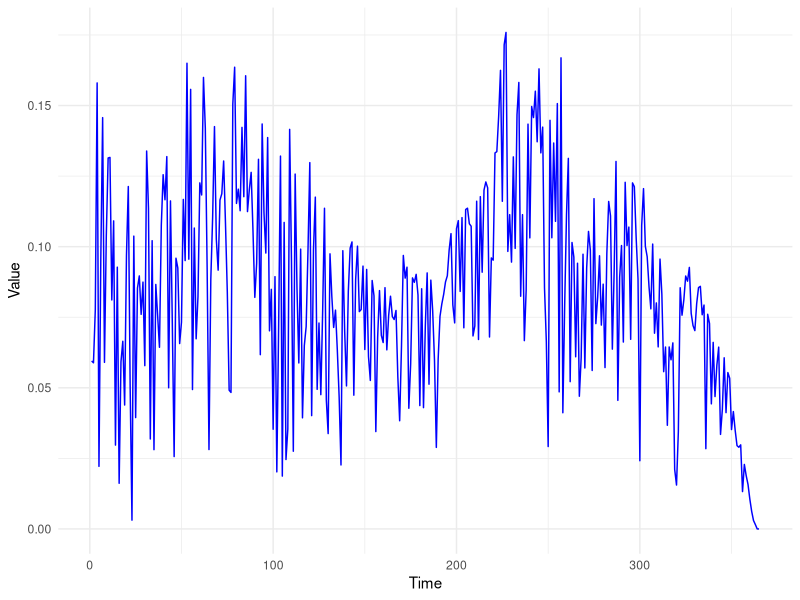

Recreate this plot in R.
library(ggplot2)
library(matrixStats)

set.seed(135)

# load climate data
Temp = c(rnorm(50, 15, 5), rnorm(90, 20, 5), rnorm(90, 25, 5),
         rnorm(90, 20, 5), rnorm(45, 25, 5)) # example data
ts = 1:length(Temp)

VectorCompetence_hv = 0.52
VectorCompetence_vh = 0.77
BloodIndex = 0.56
BitesPerCycle = 1
      
#### Vector control
Coverage = 0
Usage = 0
BiteReduction = 0
RelativePreKill = 0
RelativeDisarm = 0
PostKill = 0
        
if(RelativePreKill>BiteReduction){
  print('Warning: The relative rate of preprandial killing compared to
          the biting rate without the tool is larger than the reduction
          in the rate of biting with the tool. Check this is the correct 
          assumption for the tool modelled.')
}
        
#### Climate dependent rates
OviRate =  0.0002*Temp*(Temp - 3.7)*(41.9 - Temp)^0.37
OviRate[which(Temp<3.7)] = 0
MortRate =  0.0009*exp(0.16*Temp)
IncubRate =  0.017*(Temp - 12.6)
IncubRate[which(Temp<12.6)] = 0
        
ProbStopHostSeeking = 1 - exp(-(BitesPerCycle*OviRate*((
    (Coverage*(1-Usage*(BiteReduction - RelativePreKill - RelativeDisarm)) +
        (1-Coverage))*BloodIndex) + 
        (1 -BloodIndex))))

ProbAlive = function(t, tau, MortRate){
  return(exp(-sum(MortRate[t:tau])))
}

ProbInf = function(t, tau, IncubRate){
  k = 1
  scale = 1
  return(pgamma(sum(IncubRate[(t+1):tau]),
                shape = k, scale = scale/k))
}

ProbInfectiousBite_hv = function(t, BloodIndex, Coverage, Usage,
                                 BiteReduction,
                                 RelativePreKill, RelativeDisarm,
                                 VectorCompetence_hv, ProbStopHostSeeking){
  return(VectorCompetence_hv*ProbStopHostSeeking[t]*
           BloodIndex*(Coverage*(1 - Usage*BiteReduction) + (1-Coverage))/
           (BloodIndex*(Coverage*(1 - Usage*(BiteReduction - RelativePreKill - RelativeDisarm)) +(1-Coverage)) + (1 - BloodIndex)))
}

ProbInfectiousBite_vh = function(BloodIndex, Coverage, Usage,
                                 BiteReduction,
                                 RelativePreKill, RelativeDisarm, 
                                 VectorCompetence_vh,
                                 tau, IncubRate,
                                 ProbStopHostSeeking){
  return(ProbStopHostSeeking[tau]*
           (BloodIndex*((Coverage*(1 - Usage*BiteReduction)) + (1-Coverage))/
           (BloodIndex*(Coverage*(1 - Usage*(BiteReduction - RelativePreKill - RelativeDisarm)) + (1-Coverage)) + (1 - BloodIndex)))*
           VectorCompetence_vh*ProbInf(t, tau, IncubRate))
}

ProbSurviveTool = function(t, tau, RatePreKill, RatePostKill){
  k = 1
  mean = 1
  ProbPreKilled = pgamma(sum(RatePreKill[t:tau]),
                         shape = k, scale = mean/k)
  ProbPostKilled = pgamma(sum(RatePostKill[(t+1):tau]),
                          shape = k, scale = mean/k)
  return((1-ProbPreKilled)*(1-ProbPostKilled))
}

RatePreKill = data.frame(matrix(NA, nrow = 1, ncol = length(ts)))
RatePostKill = data.frame(matrix(NA, nrow = 1, ncol = length(ts)))
for(t in ts){
  RatePreKill[t] = as.numeric(ProbStopHostSeeking[t]*
                     BloodIndex*Coverage*Usage*RelativePreKill/
                     (BloodIndex*(Coverage*(1 - Usage*(BiteReduction - RelativePreKill - RelativeDisarm)) +
                       (1-Coverage)) + (1 - BloodIndex)))
}
for(t in ts){
  RatePostKill[t] = as.numeric(ProbStopHostSeeking[t]*
                      (BloodIndex*Coverage*(1 - Usage*BiteReduction)  + (1-Coverage))*PostKill/
                      (BloodIndex*(Coverage*(1 - Usage*(BiteReduction - RelativePreKill - RelativeDisarm)) + (1-Coverage)) + (1 - BloodIndex)))
}
      
#####BASELINE####
      
VC_baseline = data.frame(matrix(NA, nrow = 0, ncol = 2))
names(VC_baseline) = c('Time', 'Value')
        
for(t in ts){
  Output1 = ProbInfectiousBite_hv(t, BloodIndex, Coverage, Usage,
                                  BiteReduction,
                                  RelativePreKill, RelativeDisarm,
                                  VectorCompetence_hv, ProbStopHostSeeking)*
              ProbAlive(t,t,MortRate)
  Output2 = 0
  for(tau in (t+1):(max(ts)-1)){
    if(tau<max(ts) & t<tau){
    Output2 = Output2 + 
      ProbInfectiousBite_vh(BloodIndex, Coverage, Usage,
                            BiteReduction,
                            RelativePreKill, RelativeDisarm, 
                            VectorCompetence_vh,
                            tau, IncubRate,
                            ProbStopHostSeeking)*
        ProbAlive(t,tau,MortRate)
    }
  }
  VC_baseline[dim(VC_baseline)[1] + 1,] = c(t, Output1*Output2)
}

ggplot() +
  geom_line(data = VC_baseline, aes(x = Time, y = Value), color = "blue") +
  theme_minimal()
